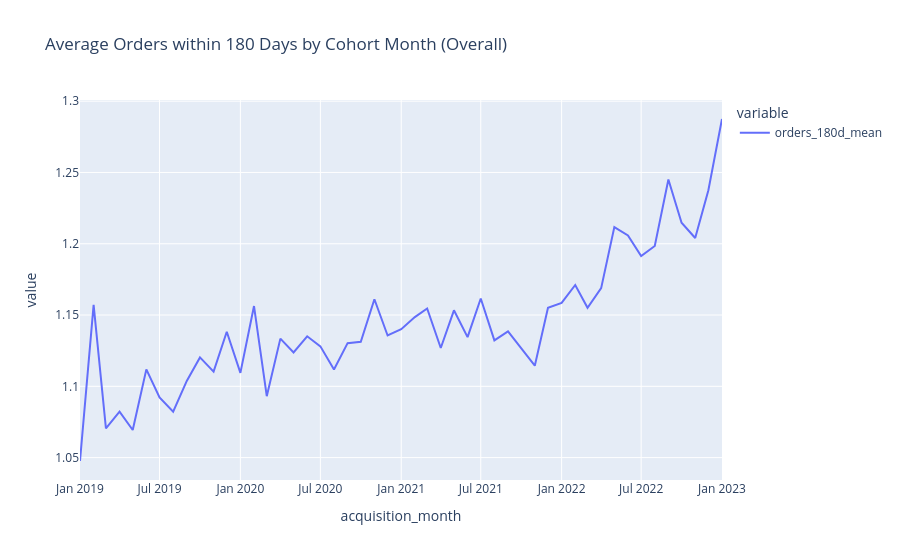

This figure's notebook cell:
### Code cell
fig = px.line(
    trend_overall,
    x='acquisition_month',
    y=['orders_180d_mean'],
    title='Average Orders within 180 Days by Cohort Month (Overall)'
)
fig.show()
